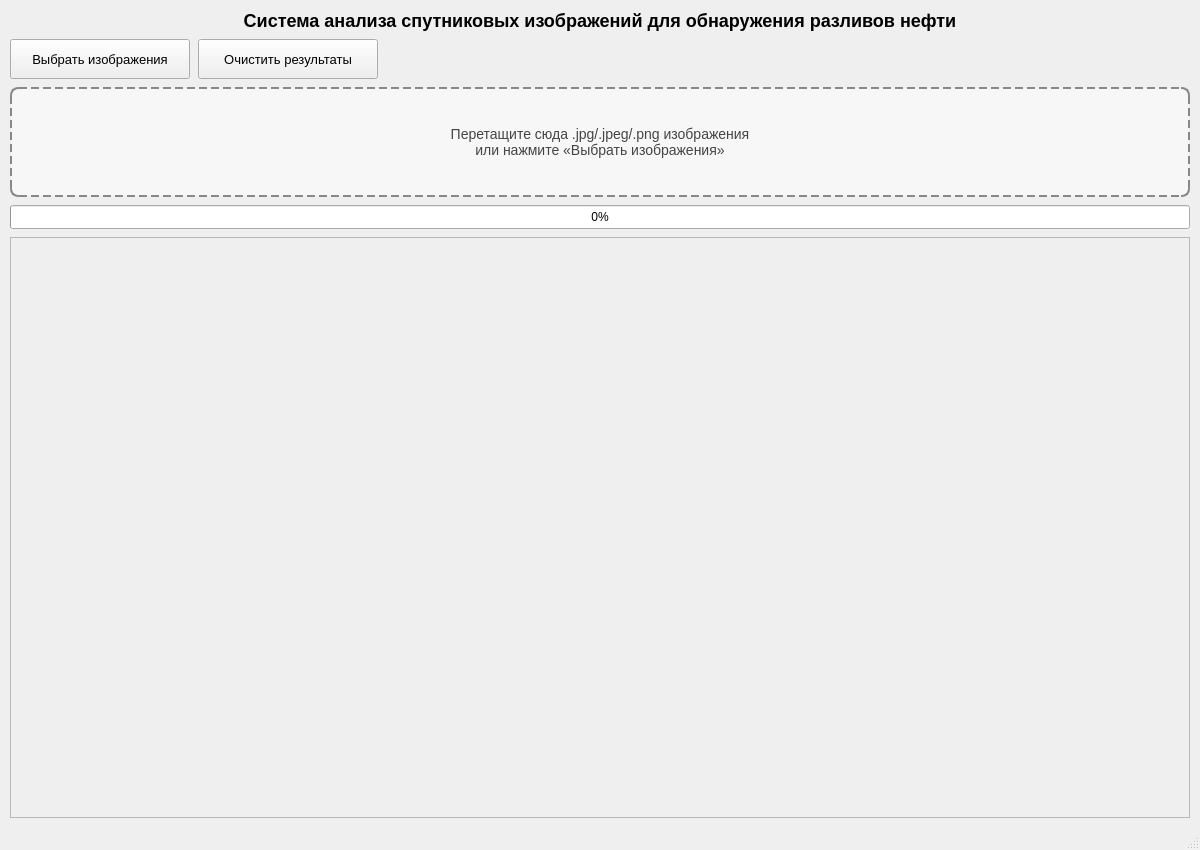
<?xml version="1.0" encoding="UTF-8"?>
<ui version="4.0">
 <class>MainWindow</class>
 <widget class="QMainWindow" name="MainWindow">
  <property name="geometry">
   <rect>
    <x>0</x>
    <y>0</y>
    <width>1200</width>
    <height>850</height>
   </rect>
  </property>
  <property name="windowTitle">
   <string>Oil Spill Detection</string>
  </property>
  <widget class="QWidget" name="centralwidget">
   <layout class="QVBoxLayout" name="verticalLayout_main">
    <property name="spacing">
     <number>8</number>
    </property>
    <property name="leftMargin">
     <number>10</number>
    </property>
    <property name="topMargin">
     <number>10</number>
    </property>
    <property name="rightMargin">
     <number>10</number>
    </property>
    <property name="bottomMargin">
     <number>10</number>
    </property>
    <item>
     <widget class="QLabel" name="titleLabel">
      <property name="styleSheet">
       <string notr="true">font-size: 18px; font-weight: bold;</string>
      </property>
      <property name="text">
       <string>Система анализа спутниковых изображений для обнаружения разливов нефти</string>
      </property>
      <property name="alignment">
       <set>Qt::AlignCenter</set>
      </property>
     </widget>
    </item>
    <item>
     <layout class="QHBoxLayout" name="horizontalLayout_buttons">
      <item>
       <widget class="QPushButton" name="openFilesButton">
        <property name="minimumSize">
         <size>
          <width>180</width>
          <height>40</height>
         </size>
        </property>
        <property name="font">
         <font>
          <pointsize>10</pointsize>
         </font>
        </property>
        <property name="text">
         <string>Выбрать изображения</string>
        </property>
       </widget>
      </item>
      <item>
       <widget class="QPushButton" name="clearButton">
        <property name="minimumSize">
         <size>
          <width>180</width>
          <height>40</height>
         </size>
        </property>
        <property name="font">
         <font>
          <pointsize>10</pointsize>
         </font>
        </property>
        <property name="text">
         <string>Очистить результаты</string>
        </property>
       </widget>
      </item>
      <item>
       <widget class="QLabel" name="statusLabel">
        <property name="minimumSize">
         <size>
          <width>250</width>
          <height>40</height>
         </size>
        </property>
        <property name="font">
         <font>
          <pointsize>-1</pointsize>
         </font>
        </property>
        <property name="styleSheet">
         <string notr="true">font-size: 18px; color: #333;</string>
        </property>
        <property name="text">
         <string/>
        </property>
        <property name="alignment">
         <set>Qt::AlignLeading|Qt::AlignLeft|Qt::AlignVCenter</set>
        </property>
       </widget>
      </item>
      <item>
       <spacer name="horizontalSpacer_buttons">
        <property name="orientation">
         <enum>Qt::Horizontal</enum>
        </property>
        <property name="sizeHint" stdset="0">
         <size>
          <width>40</width>
          <height>20</height>
         </size>
        </property>
       </spacer>
      </item>
     </layout>
    </item>
    <item>
     <widget class="QFrame" name="dropFrame">
      <property name="minimumSize">
       <size>
        <width>0</width>
        <height>110</height>
       </size>
      </property>
      <property name="font">
       <font>
        <pointsize>10</pointsize>
       </font>
      </property>
      <property name="styleSheet">
       <string notr="true">
QFrame#dropFrame {
    border: 2px dashed #888;
    border-radius: 8px;
    background: #f7f7f7;
}
       </string>
      </property>
      <property name="frameShape">
       <enum>QFrame::StyledPanel</enum>
      </property>
      <property name="frameShadow">
       <enum>QFrame::Raised</enum>
      </property>
      <layout class="QVBoxLayout" name="verticalLayout_dropFrame">
       <item>
        <widget class="QLabel" name="dropLabel">
         <property name="font">
          <font>
           <pointsize>-1</pointsize>
          </font>
         </property>
         <property name="styleSheet">
          <string notr="true">font-size: 14px; color: #444;</string>
         </property>
         <property name="text">
          <string>Перетащите сюда .jpg/.jpeg/.png изображения
или нажмите «Выбрать изображения»</string>
         </property>
         <property name="alignment">
          <set>Qt::AlignCenter</set>
         </property>
        </widget>
       </item>
      </layout>
     </widget>
    </item>
    <item>
     <widget class="QProgressBar" name="progressBar">
      <property name="minimumSize">
       <size>
        <width>0</width>
        <height>24</height>
       </size>
      </property>
      <property name="value">
       <number>0</number>
      </property>
      <property name="textVisible">
       <bool>true</bool>
      </property>
      <property name="format">
       <string>%p%</string>
      </property>
     </widget>
    </item>
    <item>
     <widget class="QScrollArea" name="scrollArea">
      <property name="widgetResizable">
       <bool>true</bool>
      </property>
      <widget class="QWidget" name="scrollAreaWidgetContents">
       <property name="geometry">
        <rect>
         <x>0</x>
         <y>0</y>
         <width>1178</width>
         <height>573</height>
        </rect>
       </property>
       <layout class="QVBoxLayout" name="resultsLayout">
        <property name="spacing">
         <number>12</number>
        </property>
        <property name="leftMargin">
         <number>6</number>
        </property>
        <property name="topMargin">
         <number>6</number>
        </property>
        <property name="rightMargin">
         <number>6</number>
        </property>
        <property name="bottomMargin">
         <number>6</number>
        </property>
        <item>
         <spacer name="verticalSpacer_results">
          <property name="orientation">
           <enum>Qt::Vertical</enum>
          </property>
          <property name="sizeHint" stdset="0">
           <size>
            <width>20</width>
            <height>40</height>
           </size>
          </property>
         </spacer>
        </item>
       </layout>
      </widget>
     </widget>
    </item>
   </layout>
  </widget>
  <widget class="QStatusBar" name="statusbar"/>
 </widget>
 <resources/>
 <connections/>
</ui>
